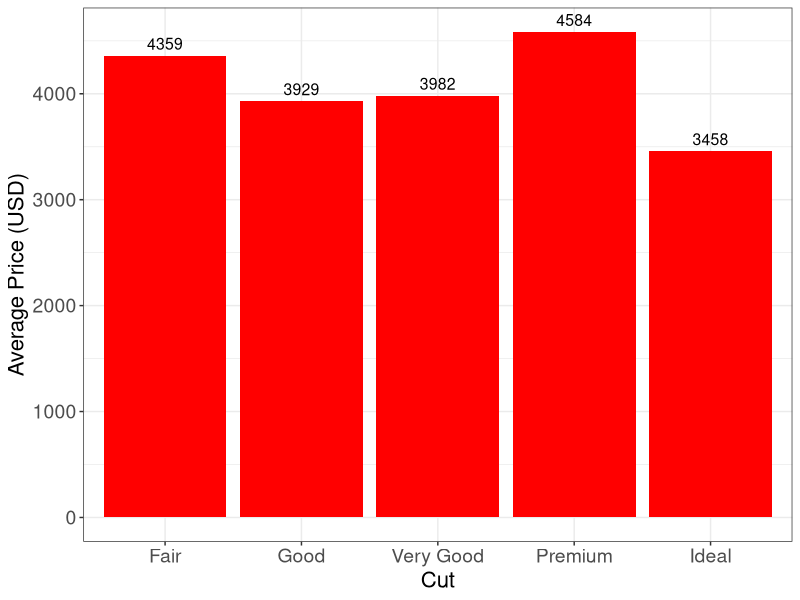
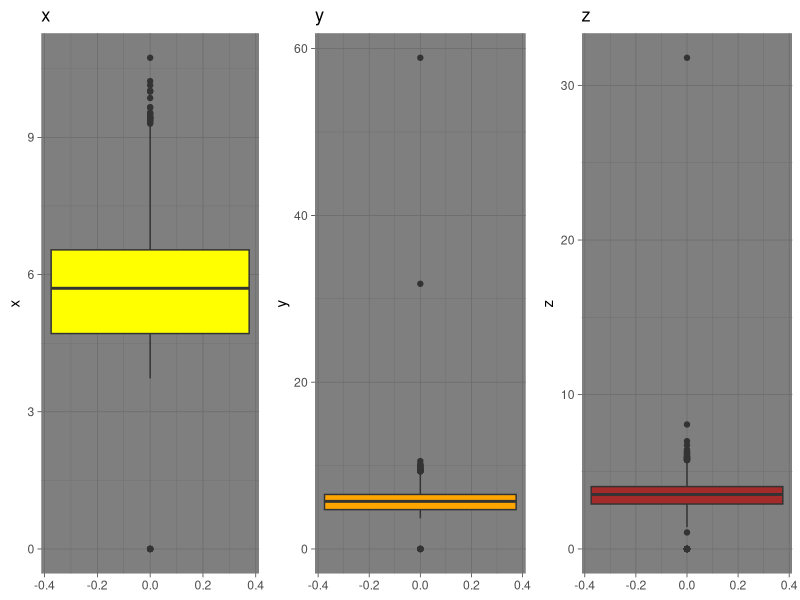

Write the R code that produced these figures, in order.
## ---- chunk 1
## Load in ggplot2
library(ggplot2)

## Ude diamonds dataset
data(diamonds)
## ---- chunk 2
# Load knitr package
library(knitr)

# Get first 5 rows
diamonds_10 <- head(diamonds, 10)

# Create table
kable(diamonds_10,
      align = "cc",
      caption = "First 10 Observations of the Diamonds Dataset")
## ---- chunk 3
# Produce Ssummry stats
summary(diamonds[, c("price", "x", "y", "z")])
## ---- chunk 4
#| label: fig-avg
#| fig-width: 12
#| fig-height: 5
#| fig-cap: "Average diamond price per cut"

# Install dplyr package
suppressMessages(library(dplyr)) # functions for data manipulation

# Calculate average price per cut
avg_price_per_cut <- diamonds |>
  group_by(cut) |>
  summarize(avg_price = mean(price))

# Create the bar chart
ggplot(avg_price_per_cut, aes(x = cut, y = avg_price)) +
  geom_bar(stat = "identity", fill = "red") +
  geom_text(aes(label = round(avg_price, 0)), vjust = -0.5, size = 4) +
  labs(x = "Cut",
       y = "Average Price (USD)") +
  theme_bw() +
  theme(
    axis.title.x = element_text(size = 16), 
    axis.title.y = element_text(size = 16), 
    axis.text.x  = element_text(size = 14),   
    axis.text.y  = element_text(size = 14)    
  )
## ---- chunk 5
#| label: fig-box
#| fig-width: 12
#| fig-height: 5
#| fig-cap: "Boxplots of length (x), width (y) and depth (z)"

# Use gridExtra for putting plots beside each other
suppressMessages(library(gridExtra))

# Create individual ggplot boxplots
p1 <- ggplot(diamonds, aes(y = x)) +
  geom_boxplot(fill = "yellow") +
  labs(title = "x") +
  theme_dark()

p2 <- ggplot(diamonds, aes(y = y)) +
  geom_boxplot(fill = "orange") +
  labs(title = "y") +
  theme_dark()

p3 <- ggplot(diamonds, aes(y = z)) +
  geom_boxplot(fill = "brown") +
  labs(title = "z") +
  theme_dark()

# Arrange plots side by side
grid.arrange(p1, p2, p3, ncol = 3)
